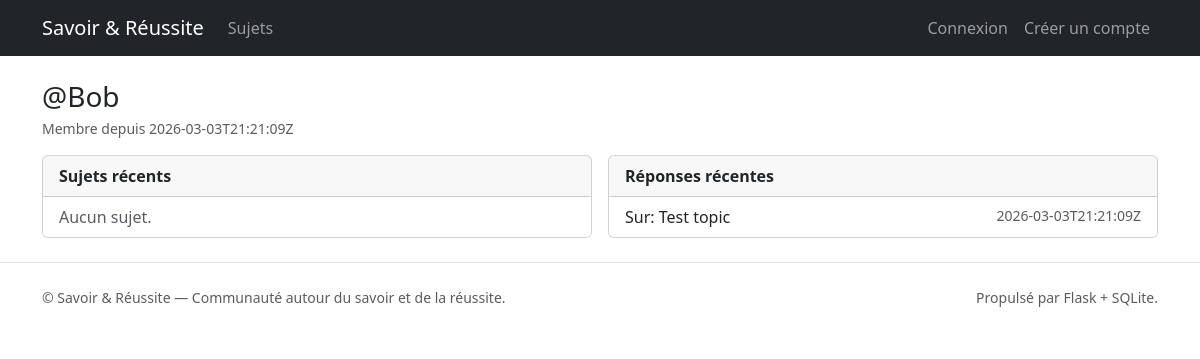
The page /profile/2 on the database its author committed.
### tables this page shows
CREATE TABLE users (
  id INTEGER PRIMARY KEY AUTOINCREMENT,
  email TEXT NOT NULL UNIQUE,
  password_hash TEXT NOT NULL,
  display_name TEXT NOT NULL,
  created_at TEXT NOT NULL,
  is_admin INTEGER NOT NULL DEFAULT 0
);

CREATE TABLE replies (
  id INTEGER PRIMARY KEY AUTOINCREMENT,
  topic_id INTEGER NOT NULL,
  user_id INTEGER NOT NULL,
  body TEXT NOT NULL,
  created_at TEXT NOT NULL,
  updated_at TEXT,
  FOREIGN KEY (topic_id) REFERENCES topics(id) ON DELETE CASCADE,
  FOREIGN KEY (user_id) REFERENCES users(id) ON DELETE CASCADE
);

CREATE TABLE topics (
  id INTEGER PRIMARY KEY AUTOINCREMENT,
  user_id INTEGER NOT NULL,
  title TEXT NOT NULL,
  body TEXT NOT NULL,
  category TEXT,
  tags TEXT,
  created_at TEXT NOT NULL,
  updated_at TEXT,
  is_closed INTEGER NOT NULL DEFAULT 0,
  views INTEGER NOT NULL DEFAULT 0,
  FOREIGN KEY (user_id) REFERENCES users(id) ON DELETE CASCADE
);

### app.py (the view)
    @app.route('/profile/<int:user_id>')
    def profile(user_id: int):
        user = query_one('SELECT id, email, display_name, created_at FROM users WHERE id = ?', (user_id,))
        if not user:
            abort(404)
        topics = query_all(
            'SELECT id, title, created_at FROM topics WHERE user_id = ? ORDER BY created_at DESC LIMIT 30',
            (user_id,)
        )
        replies = query_all(
            'SELECT r.id, r.created_at, t.id as topic_id, t.title as topic_title '
            'FROM replies r JOIN topics t ON t.id = r.topic_id '
            'WHERE r.user_id = ? ORDER BY r.created_at DESC LIMIT 30',
            (user_id,)
        )
        return render_template('profile.html', profile_user=user, topics=topics, replies=replies)

### db.py (called while the page is built)
def get_db() -> sqlite3.Connection:
    if 'db' not in g:
        db_path = Path(current_app.instance_path) / current_app.config.get('DATABASE', 'savoir_reussite.sqlite')
        db_path.parent.mkdir(parents=True, exist_ok=True)
        conn = sqlite3.connect(db_path)
        conn.row_factory = sqlite3.Row
        conn.execute('PRAGMA foreign_keys = ON;')
        g.db = conn
    return g.db

def query_one(sql: str, params=()):
    cur = get_db().execute(sql, params)
    row = cur.fetchone()
    cur.close()
    return row

def query_all(sql: str, params=()):
    cur = get_db().execute(sql, params)
    rows = cur.fetchall()
    cur.close()
    return rows

### templates/profile.html (shortened to what this page needs)
{% extends "base.html" %}
{% block content %}
<div class="d-flex flex-wrap align-items-center justify-content-between gap-2 mb-3">
  <div>
    <h1 class="h3 mb-1">@{{ profile_user['display_name'] }}</h1>
    <div class="text-muted small">Membre depuis {{ profile_user['created_at'] }}</div>
  </div>
</div>
<div class="row g-3">
  <div class="col-md-6">
    <div class="card">
      <div class="card-header fw-semibold">Sujets récents</div>
      <div class="list-group list-group-flush">
        {% if topics|length == 0 %}
          <div class="list-group-item text-muted">Aucun sujet.</div>
        {% endif %}
      </div>
    </div>
  </div>
  <div class="col-md-6">
    <div class="card">
      <div class="card-header fw-semibold">Réponses récentes</div>
      <div class="list-group list-group-flush">
        {% for r in replies %}
          <a class="list-group-item list-group-item-action" href="{{ url_for('topic', topic_id=r['topic_id']) }}">
            <div class="d-flex justify-content-between">
              <div>Sur: {{ r['topic_title'] }}</div>
              <small class="text-muted">{{ r['created_at'] }}</small>
            </div>
          </a>
        {% endfor %}
      </div>
    </div>
  </div>
</div>
{% endblock %}

### rows shown on the page
users: display_name "Bob", created_at "2026-03-03T21:21:09Z"
replies: topic_title "Test topic", created_at "2026-03-03T21:21:09Z"

### other values the page prints
{{ app_name }} "Savoir & Réussite"
